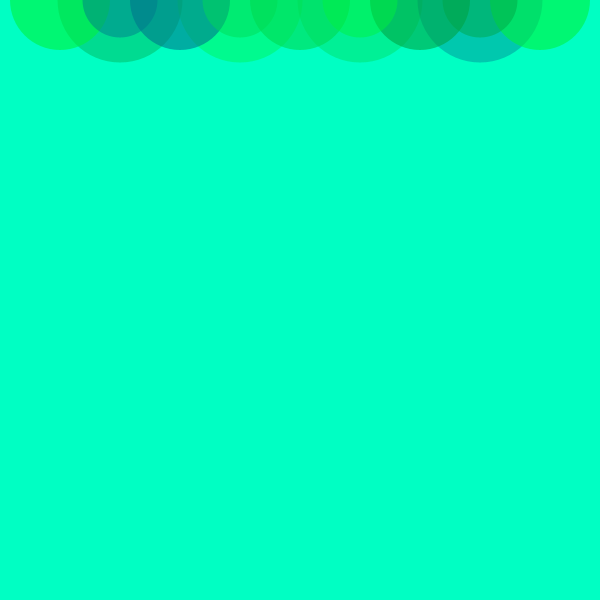
Frame 1 (no input)
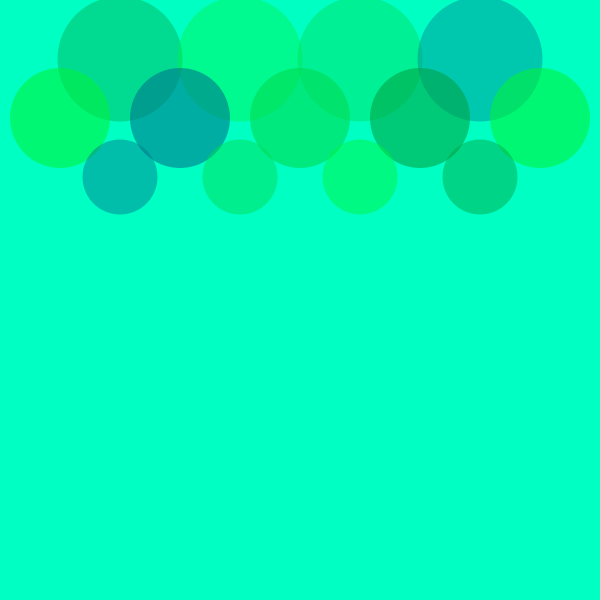
Frame 60 (the mouse pressed at the canvas centre just before this capture)
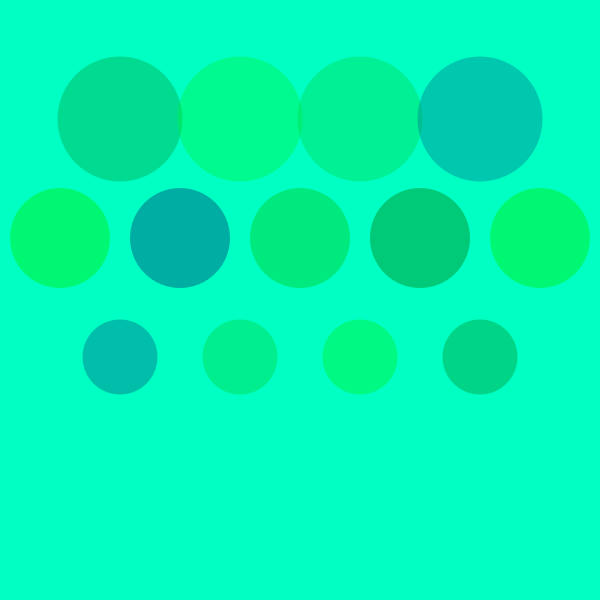
Frame 120 (the mouse held since frame 60 and released just before this capture)

The Processing sketch that drew these frames (run headless with seeded random() and noise(); from frame 60 on, the mouse is pressed at the canvas centre):

// Processing sketch: processing_86708
// ── processing_86708.pde

int y1=0;
int y2=0;
int y3=0;
int y4=0;

int z1=0;
int z2=0;
int z3=0;
int z4=0;
int z5=0;

int q1=0;
int q2=0;
int q3=0;
int q4=0;

int d3=125;
int d=100;
int d1=75;

color c1 = color(0, random(255), random(255));
color c2 = color(0, random(255), random(255));
color c3 = color(0, random(255), random(255));
color c4 = color(0, random(255), random(255));

void setup() {
    size(600, 600);
    noStroke();
}

void draw() {
    background(#00ffc3);
    
    fill(c1, 100);
    ellipse(width*1/5, y1, d3, d3);
    y1++;

    fill(c2, 100);
    ellipse(width*2/5, y2, d3, d3);
    y2++;
    
    fill(c3, 100);
    ellipse(width*3/5, y3, d3, d3);
    y3++;
    
    fill(c4, 100);
    ellipse(width*4/5, y4, d3, d3);
    y4++;
    
    


    fill(c2, 150);
    ellipse(width*1/10, z1, d, d);
    z1+=2; 
    
    fill(c4, 150);
    ellipse(width*3/10, z2, d, d);
    z2+=2;
    
    fill(c3, 150);
    ellipse(width*5/10, z3, d, d);
    z3+=2;
    
    fill(c1, 150);
    ellipse(width*7/10, z4, d, d);
    z4+=2;
    
    fill(c2, 150);
    ellipse(width*9/10, z5, d, d);
    z5+=2;
    
    
    
    
    fill(c4, 120);
    ellipse(width*1/5, q1, d1, d1);
    q1+=3;

    fill(c3, 120);
    ellipse(width*2/5, q2, d1, d1);
    q2+=3;
    
    fill(c2, 120);
    ellipse(width*3/5, q3, d1, d1);
    q3+=3;
    
    fill(c1, 120);
    ellipse(width*4/5, q4, d1, d1);
    q4+=3;
     
}
